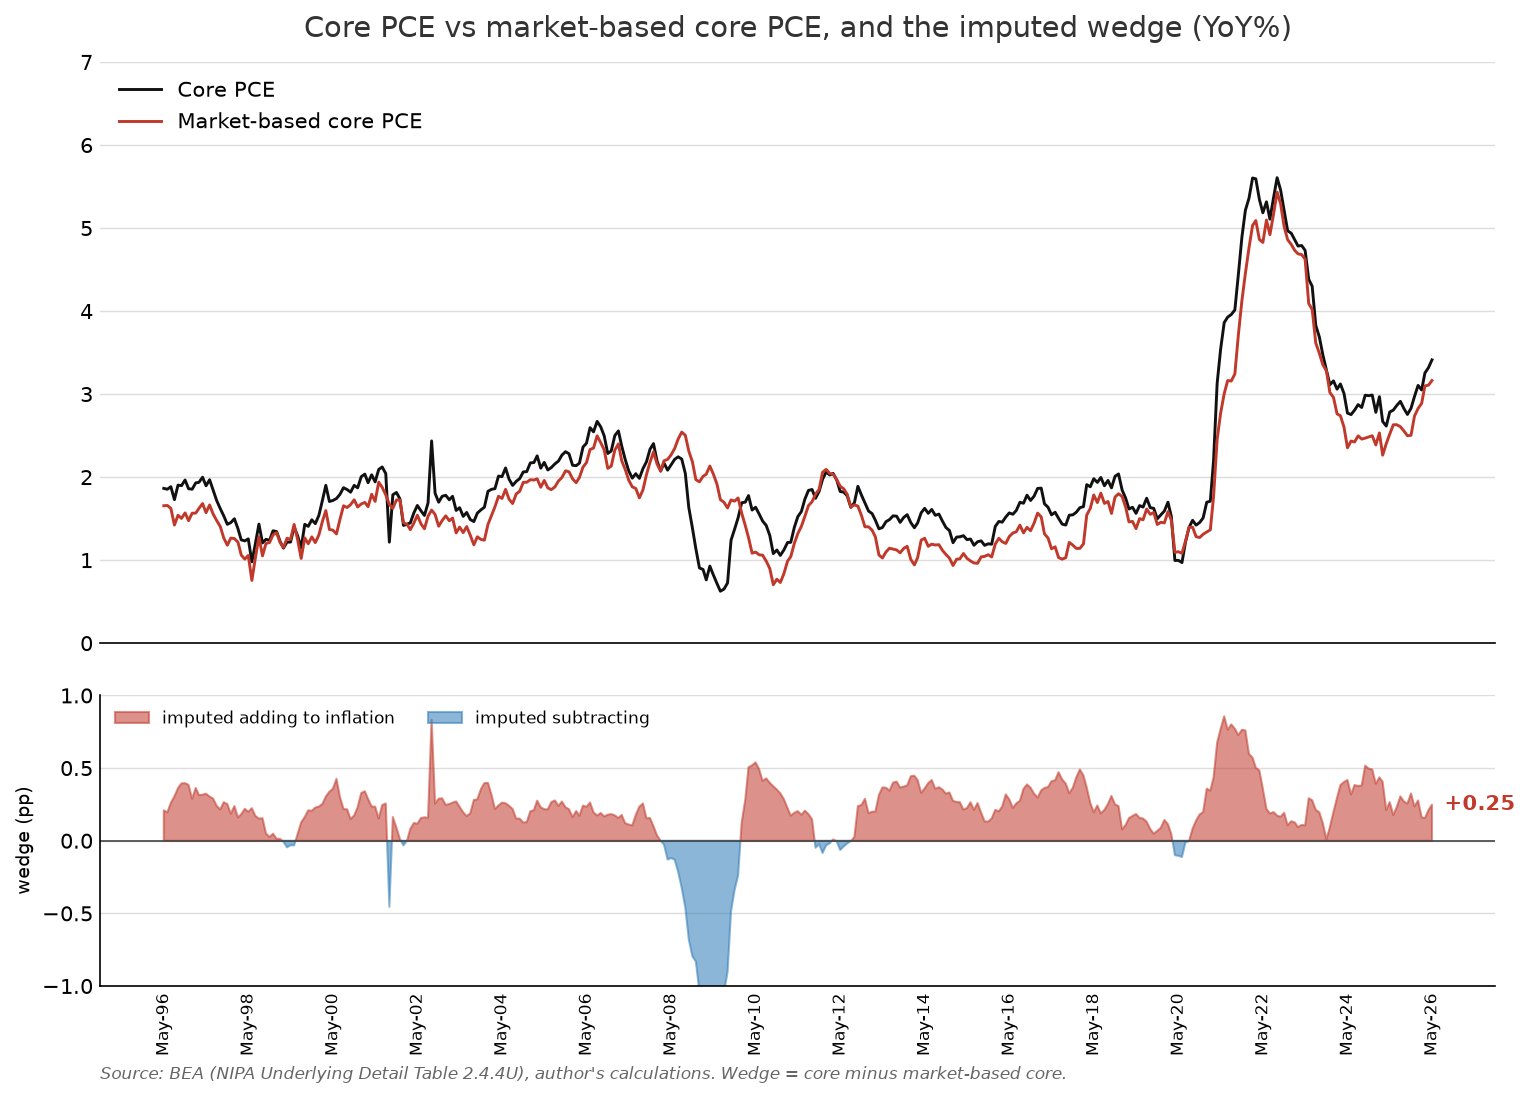

Source code (Python):
#!/usr/bin/env python3
"""
The "imputed wedge": core PCE minus market-based core PCE (YoY%).

The market-based filter removes ~16% of core PCE -- imputed financial services
(FISIM, portfolio mgmt), most insurance, gambling, used-vehicle margins, etc.
This wedge = YoY(core) - YoY(market-based core). When positive, those
non-market / imputed components are adding to inflation; when negative, they
are pulling it down.

Top panel:    core PCE vs market-based core PCE (YoY%)
Bottom panel: the wedge (core - market-based core), shaded around zero

Data: BEA NIPA Underlying Detail, monthly (2.4.4U prices), lines 374 / 402.
Requires env var BEA_API_KEY.
"""
import os
import sys
import pandas as pd
import requests
import matplotlib

matplotlib.use("Agg")
import matplotlib.pyplot as plt
from matplotlib.ticker import MultipleLocator

BASE = "https://apps.bea.gov/api/data"
CORE, MKT = "374", "402"
START = "1996-05-01"


def fetch(table, key):
    r = requests.get(BASE, params={
        "UserID": key, "method": "GetData", "datasetname": "NIUnderlyingDetail",
        "TableName": table, "Frequency": "M", "Year": "ALL", "ResultFormat": "JSON",
    }, timeout=60)
    r.raise_for_status()
    df = pd.DataFrame(r.json()["BEAAPI"]["Results"]["Data"])
    df["value"] = pd.to_numeric(df["DataValue"].str.replace(",", ""), errors="coerce")
    df["date"] = pd.to_datetime(df["TimePeriod"], format="%YM%m")
    return df


def line(df, ln):
    return df[df["LineNumber"] == ln].set_index("date")["value"].sort_index()


def yoy(s):
    return (s / s.shift(12) - 1) * 100.0


def main():
    key = os.environ.get("BEA_API_KEY") or sys.exit("Set BEA_API_KEY.")
    px = fetch("U20404", key)
    core = yoy(line(px, CORE))
    mkt = yoy(line(px, MKT))
    df = pd.DataFrame({"core": core, "mkt": mkt}).dropna()
    df = df[df.index >= START]
    df["wedge"] = df["core"] - df["mkt"]

    print(f"Latest {df.index[-1]:%b-%Y}:  core {df['core'].iloc[-1]:.2f}%  "
          f"mkt-based {df['mkt'].iloc[-1]:.2f}%  wedge {df['wedge'].iloc[-1]:+.2f}pp")
    print(f"Wedge stats since 1996:  mean {df['wedge'].mean():+.2f}pp  "
          f"min {df['wedge'].min():+.2f}  max {df['wedge'].max():+.2f}")

    fig, (ax1, ax2) = plt.subplots(
        2, 1, figsize=(12, 8), sharex=True,
        gridspec_kw={"height_ratios": [2, 1], "hspace": 0.12})

    ax1.plot(df.index, df["core"], color="#111111", linewidth=1.4, label="Core PCE")
    ax1.plot(df.index, df["mkt"], color="#c0392b", linewidth=1.4,
             label="Market-based core PCE")
    ax1.set_title("Core PCE vs market-based core PCE, and the imputed wedge (YoY%)",
                  fontsize=14, color="#333333", pad=12)
    ax1.set_ylim(0, 7)
    ax1.yaxis.set_major_locator(MultipleLocator(1.0))
    ax1.legend(loc="upper left", fontsize=10, frameon=False)

    ax2.fill_between(df.index, df["wedge"], 0, where=df["wedge"] >= 0,
                     color="#c0392b", alpha=0.55, interpolate=True,
                     label="imputed adding to inflation")
    ax2.fill_between(df.index, df["wedge"], 0, where=df["wedge"] < 0,
                     color="#2e7bb6", alpha=0.55, interpolate=True,
                     label="imputed subtracting")
    ax2.axhline(0, color="#444444", linewidth=0.8)
    ax2.set_ylabel("wedge (pp)", fontsize=9)
    ax2.set_ylim(-1.0, 1.0)
    ax2.yaxis.set_major_locator(MultipleLocator(0.5))
    ax2.legend(loc="upper left", fontsize=8, frameon=False, ncol=2)
    ax2.annotate(f"{df['wedge'].iloc[-1]:+.2f}",
                 xy=(df.index[-1], df["wedge"].iloc[-1]),
                 xytext=(6, 0), textcoords="offset points", va="center",
                 fontsize=10, color="#c0392b", fontweight="bold")

    for ax in (ax1, ax2):
        ax.grid(axis="y", color="#dddddd", linewidth=0.7)
        ax.set_axisbelow(True)
        for sp in ["top", "right"]:
            ax.spines[sp].set_visible(False)
        ax.tick_params(length=0)
    ax1.spines["left"].set_visible(False)

    ticks = pd.date_range(START, df.index[-1], freq="24MS")
    ax2.set_xticks(ticks)
    ax2.set_xticklabels([d.strftime("%b-%y") for d in ticks], rotation=90, fontsize=8)
    ax2.margins(x=0.02)
    ax2.text(0.0, -0.32,
             "Source: BEA (NIPA Underlying Detail Table 2.4.4U), author's calculations. "
             "Wedge = core minus market-based core.",
             transform=ax2.transAxes, fontsize=8, style="italic", color="#666666")

    fig.tight_layout()
    out = os.path.join(os.path.dirname(os.path.abspath(__file__)), "pce_imputed_wedge.png")
    fig.savefig(out, dpi=150, bbox_inches="tight")
    print("Saved", out)
    df.to_csv(os.path.join(os.path.dirname(os.path.abspath(__file__)),
                           "pce_imputed_wedge.csv"))


if __name__ == "__main__":
    main()
